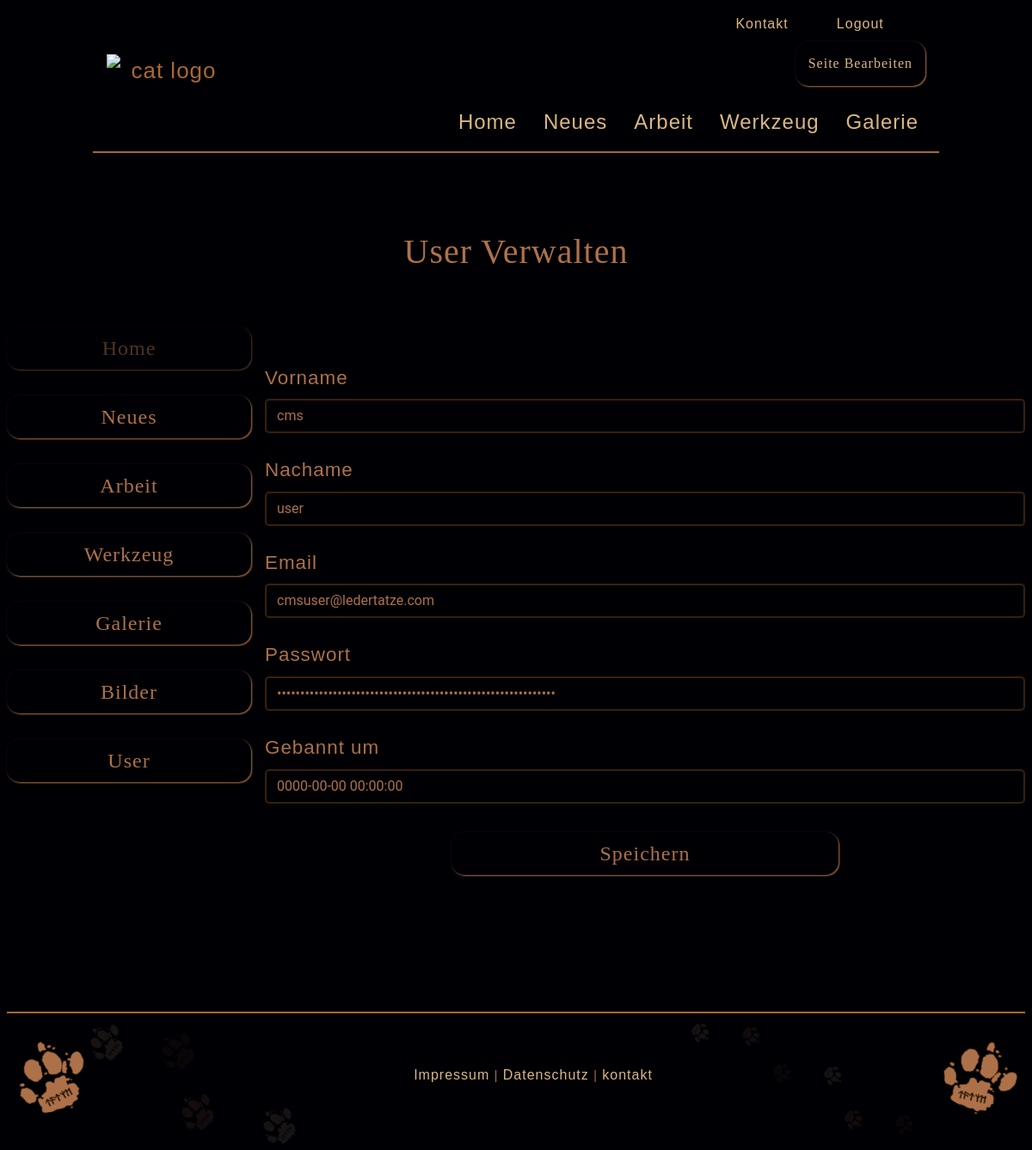
Before: /index.php?p=admin&module=users&action=edit&id=2 (signed in) with the older database file.
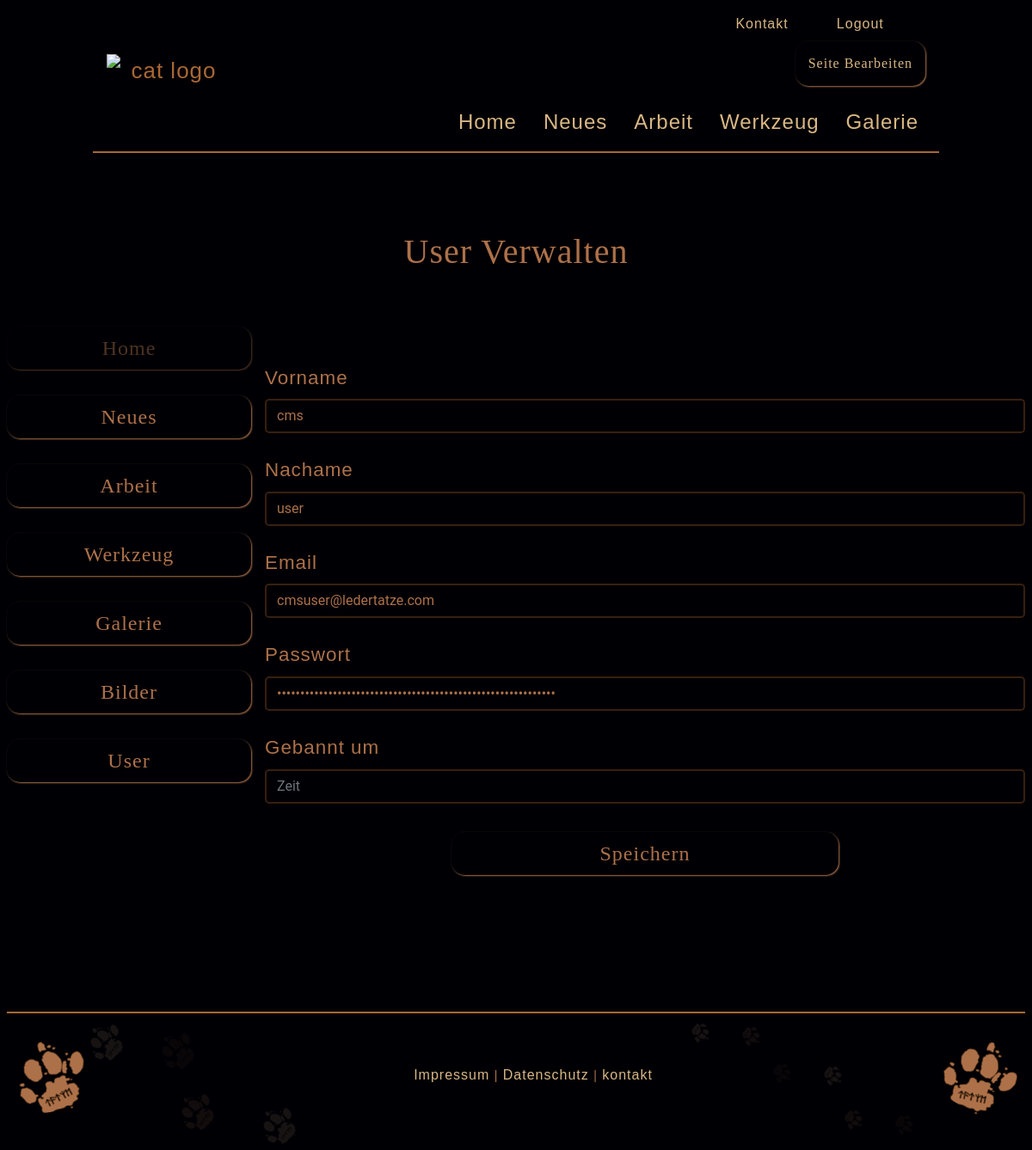
After: the same page with the newer database file.
### tables this page shows
CREATE TABLE `users` (
  `id` int(11) NOT NULL,
  `email` varchar(250) NOT NULL,
  `first_name` varchar(250) NOT NULL,
  `last_name` varchar(250) NOT NULL,
  `password` varchar(250) NOT NULL,
  `role` varchar(20) NOT NULL DEFAULT 'user',
  `login_try` int(3) NOT NULL DEFAULT 0,
  `banned_at` datetime DEFAULT NULL
);

### web/index.php (called while the page is built, shortened)
<?php
require 'templates/layout.php';

### web/models/users.php (called while the page is built, shortened)
<?php
function getItemById($id)
{
    global $db_connection;
    try {
        $stmt = $db_connection->prepare("SELECT * FROM users WHERE id = ?");
        $stmt->bind_param("i", $_id);
        $stmt->execute();
        $result = $stmt->get_result();
        return $result->fetch_assoc();
    } catch (Exception $e) {
        return false;
    }
}

### web/controllers/admin/users.php (called while the page is built, shortened)
<?php
$available_actions = [
    'list',
    'new',
    'create',
    'edit',
    'update',
    'delete'
];
if (isset($_REQUEST['action']) && in_array($_REQUEST['action'], $available_actions)) {
    $action = $_REQUEST['action'];
} else {
}
if (isset($action)){
    switch ($action) {
        case 'edit':
            $pageElement = showUpdateForm($_REQUEST['id']);
            break;
    }
}
function showUpdateForm($id, $errors = [], $values = [])
{
    include('models/users.php');
    $item = getItemById($id);
    return [
        'page' => 'templates/admin/forms/users.php',
        'action' => 'index.php?p=admin&module=users&action=update',
        'values' => $values != [] ? $values : $item,
        'errors' => $errors
    ];
}

### web/templates/admin/forms/users.php (the view, shortened to what this page needs)
<form action="<?php print $pageElement['action'] ?>" method="POST">
    <div class="row">
        <div class="col col-form-label">
            <label class="font_wind" for="firstname">Vorname</label>
            <input
                name="first_name"
                id="firstname"
                class="font_not_wind form-control <?php if(array_key_exists('first_name', $pageElement['errors'])){ ?> has_error <?php } ?>"
                type="text"
                maxlength="30"
                placeholder="Vorname"
                value="<?php print $pageElement['values']['first_name'] ?? '' ?>">
        </div>
    </div>
    <div class="row">
        <div class="col col-form-label">
            <label class="font_wind" for="lastname">Nachame</label>
            <input
                name="last_name"
                id="lastname"
                class="font_not_wind form-control <?php if(array_key_exists('last_name', $pageElement['errors'])){ ?> has_error <?php } ?>"
                type="text"
                maxlength="30"
                placeholder="Nachname"
                value="<?php print $pageElement['values']['last_name'] ?? '' ?>">
        </div>
    </div>
    <div class="row">
        <div class="col col-form-label">
            <label class="font_wind" for="email">Email</label>
            <input
                name="email"
                id="email"
                class="font_not_wind form-control <?php if(array_key_exists('email', $pageElement['errors'])){ ?> has_error <?php } ?>"
                type="text"
                maxlength="30"
                placeholder="Email"
                value="<?php print $pageElement['values']['email'] ?? '' ?>">
        </div>
    </div>
    <div class="row">
        <div class="col col-form-label">
            <label class="font_wind" for="password">Passwort</label>
            <input
                name="password"
                id="password"
                class="font_not_wind form-control
                <?php if(array_key_exists('password', $pageElement['errors'])){ ?> has_error <?php } ?>"
                type="password"
                maxlength="30"
                placeholder="Passwort"
                value="<?php print $pageElement['values']['password'] ?? '' ?>">
        </div>
    </div>
    <?php if(array_key_exists('id', $pageElement['values'])) { ?>
        <div class="row">
            <div class="col col-form-label">
                <label class="font_wind" for="banned">Gebannt um</label>
                <input
                    name="banned_at"
                    id="banned"
                    class="font_not_wind form-control <?php if(array_key_exists('banned_at', $pageElement['errors'])){ ?> has_error <?php } ?>"
                    type="text"
                    maxlength="100"
                    placeholder="Zeit"
                    value="<?php print $pageElement['values']['banned_at'] ?? '' ?>">
            </div>
        </div>
    <?php } ?>
    <div class="row justify-content-center">
        <button class="btn_1 btn btn_send">Speichern</button>
    </div>
</form>

Changed rows visible on the page:
changed users "cms": banned_at "0000-00-00 00:00:00" → (not shown)
